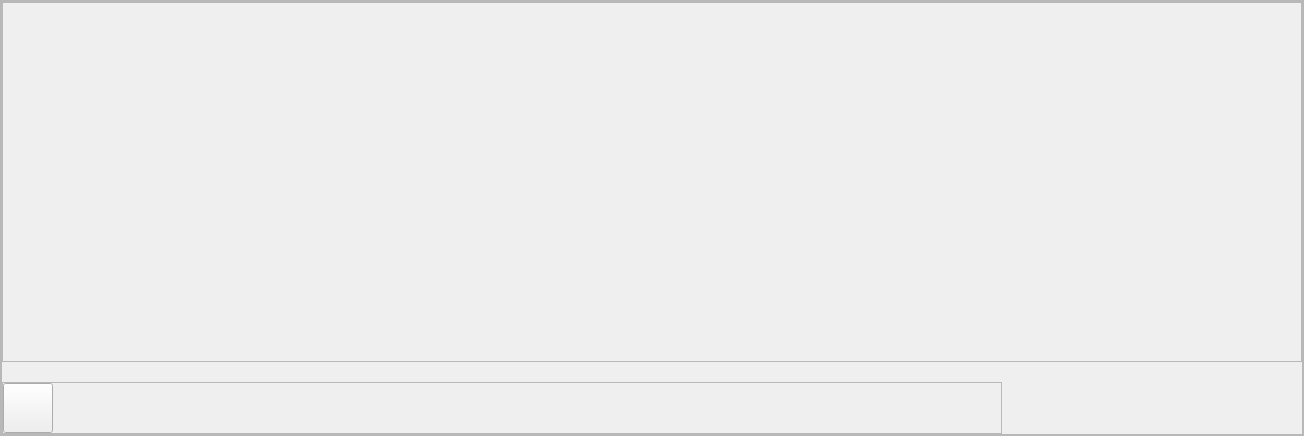
                <widget class="QFrame" name="text">
                 <property name="minimumSize">
                  <size>
                   <width>0</width>
                   <height>0</height>
                  </size>
                 </property>
                 <property name="frameShape">
                  <enum>QFrame::StyledPanel</enum>
                 </property>
                 <property name="frameShadow">
                  <enum>QFrame::Raised</enum>
                 </property>
                 <property name="lineWidth">
                  <number>0</number>
                 </property>
                 <layout class="QVBoxLayout" name="verticalLayout_15">
                  <property name="spacing">
                   <number>0</number>
                  </property>
                  <property name="leftMargin">
                   <number>0</number>
                  </property>
                  <property name="topMargin">
                   <number>0</number>
                  </property>
                  <property name="rightMargin">
                   <number>0</number>
                  </property>
                  <property name="bottomMargin">
                   <number>0</number>
                  </property>
                  <item alignment="Qt::AlignHCenter|Qt::AlignBottom">
                   <widget class="QFrame" name="containfe_text">
                    <property name="frameShape">
                     <enum>QFrame::StyledPanel</enum>
                    </property>
                    <property name="frameShadow">
                     <enum>QFrame::Raised</enum>
                    </property>
                    <layout class="QVBoxLayout" name="verticalLayout_16">
                     <property name="spacing">
                      <number>20</number>
                     </property>
                     <property name="leftMargin">
                      <number>0</number>
                     </property>
                     <property name="topMargin">
                      <number>0</number>
                     </property>
                     <property name="rightMargin">
                      <number>0</number>
                     </property>
                     <property name="bottomMargin">
                      <number>0</number>
                     </property>
                     <item alignment="Qt::AlignHCenter">
                      <widget class="QFrame" name="container_typed_text">
                       <property name="minimumSize">
                        <size>
                         <width>1300</width>
                         <height>360</height>
                        </size>
                       </property>
                       <property name="frameShape">
                        <enum>QFrame::StyledPanel</enum>
                       </property>
                       <property name="frameShadow">
                        <enum>QFrame::Raised</enum>
                       </property>
                       <layout class="QVBoxLayout" name="verticalLayout_17">
                        <property name="spacing">
                         <number>10</number>
                        </property>
                        <property name="leftMargin">
                         <number>0</number>
                        </property>
                        <property name="topMargin">
                         <number>0</number>
                        </property>
                        <property name="rightMargin">
                         <number>0</number>
                        </property>
                        <property name="bottomMargin">
                         <number>0</number>
                        </property>
                        <item>
                         <widget class="QLabel" name="given_text">
                          <property name="minimumSize">
                           <size>
                            <width>0</width>
                            <height>90</height>
                           </size>
                          </property>
                          <property name="maximumSize">
                           <size>
                            <width>1300</width>
                            <height>16777215</height>
                           </size>
                          </property>
                          <property name="text">
                           <string/>
                          </property>
                          <property name="alignment">
                           <set>Qt::AlignBottom|Qt::AlignLeading|Qt::AlignLeft</set>
                          </property>
                         </widget>
                        </item>
                       </layout>
                      </widget>
                     </item>
                     <item>
                      <widget class="QFrame" name="container_butttons">
                       <property name="minimumSize">
                        <size>
                         <width>1000</width>
                         <height>0</height>
                        </size>
                       </property>
                       <property name="maximumSize">
                        <size>
                         <width>1000</width>
                         <height>16777215</height>
                        </size>
                       </property>
                       <property name="frameShape">
                        <enum>QFrame::StyledPanel</enum>
                       </property>
                       <property name="frameShadow">
                        <enum>QFrame::Raised</enum>
                       </property>
                       <layout class="QVBoxLayout" name="verticalLayout_47">
                        <property name="spacing">
                         <number>0</number>
                        </property>
                        <property name="leftMargin">
                         <number>0</number>
                        </property>
                        <property name="topMargin">
                         <number>0</number>
                        </property>
                        <property name="rightMargin">
                         <number>0</number>
                        </property>
                        <property name="bottomMargin">
                         <number>0</number>
                        </property>
                        <item>
                         <widget class="QPushButton" name="refrech_button">
                          <property name="minimumSize">
                           <size>
                            <width>50</width>
                            <height>50</height>
                           </size>
                          </property>
                          <property name="maximumSize">
                           <size>
                            <width>50</width>
                            <height>50</height>
                           </size>
                          </property>
                          <property name="text">
                           <string/>
                          </property>
                          <property name="iconSize">
                           <size>
                            <width>40</width>
                            <height>40</height>
                           </size>
                          </property>
                         </widget>
                        </item>
                       </layout>
                      </widget>
                     </item>
                    </layout>
                   </widget>
                  </item>
                 </layout>
                </widget>
